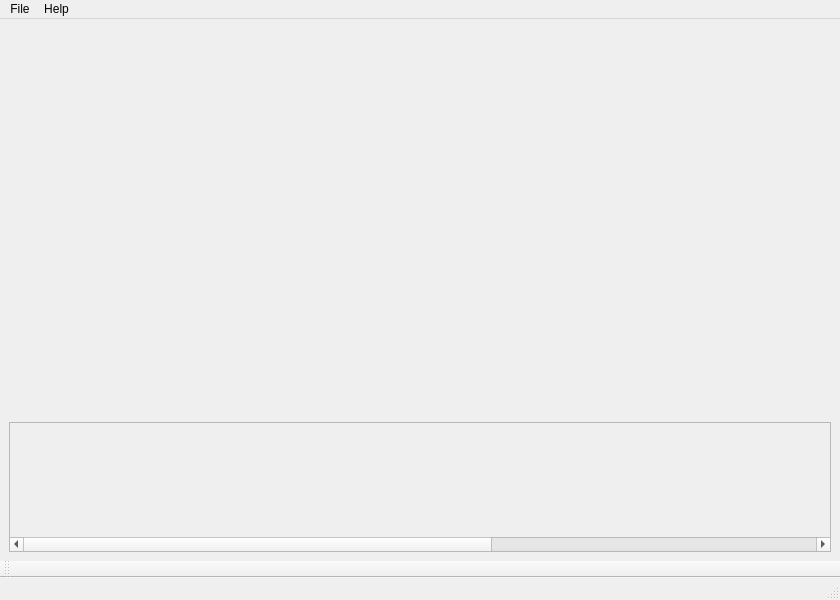
<?xml version="1.0" encoding="UTF-8"?>
<ui version="4.0">
 <class>MainWindow</class>
 <widget class="QMainWindow" name="MainWindow">
  <property name="geometry">
   <rect>
    <x>0</x>
    <y>0</y>
    <width>840</width>
    <height>600</height>
   </rect>
  </property>
  <property name="maximumSize">
   <size>
    <width>840</width>
    <height>600</height>
   </size>
  </property>
  <property name="windowTitle">
   <string>MainWindow</string>
  </property>
  <widget class="QWidget" name="centralwidget">
   <layout class="QVBoxLayout" name="verticalLayout_3">
    <item>
     <layout class="QVBoxLayout" name="verticalLayout">
      <item>
       <widget class="QLabel" name="foto_grande">
        <property name="minimumSize">
         <size>
          <width>0</width>
          <height>0</height>
         </size>
        </property>
        <property name="text">
         <string/>
        </property>
        <property name="scaledContents">
         <bool>false</bool>
        </property>
        <property name="alignment">
         <set>Qt::AlignmentFlag::AlignCenter</set>
        </property>
       </widget>
      </item>
      <item>
       <widget class="QScrollArea" name="scrollArea">
        <property name="maximumSize">
         <size>
          <width>16777215</width>
          <height>130</height>
         </size>
        </property>
        <property name="verticalScrollBarPolicy">
         <enum>Qt::ScrollBarPolicy::ScrollBarAlwaysOff</enum>
        </property>
        <property name="horizontalScrollBarPolicy">
         <enum>Qt::ScrollBarPolicy::ScrollBarAlwaysOn</enum>
        </property>
        <property name="widgetResizable">
         <bool>true</bool>
        </property>
        <property name="alignment">
         <set>Qt::AlignmentFlag::AlignCenter</set>
        </property>
        <widget class="QWidget" name="scrollAreaWidgetContents">
         <property name="geometry">
          <rect>
           <x>0</x>
           <y>0</y>
           <width>1392</width>
           <height>146</height>
          </rect>
         </property>
         <property name="styleSheet">
          <string notr="true"/>
         </property>
         <layout class="QVBoxLayout" name="verticalLayout_4">
          <item>
           <layout class="QHBoxLayout" name="horizontalLayout_2">
            <item>
             <widget class="ClickeableLabel" name="poke_1">
              <property name="minimumSize">
               <size>
                <width>100</width>
                <height>100</height>
               </size>
              </property>
              <property name="styleSheet">
               <string notr="true"/>
              </property>
              <property name="text">
               <string/>
              </property>
              <property name="pixmap">
               <pixmap>../../../../../Downloads/001.png</pixmap>
              </property>
              <property name="scaledContents">
               <bool>true</bool>
              </property>
             </widget>
            </item>
            <item>
             <widget class="ClickeableLabel" name="poke_2">
              <property name="minimumSize">
               <size>
                <width>100</width>
                <height>100</height>
               </size>
              </property>
              <property name="styleSheet">
               <string notr="true"/>
              </property>
              <property name="text">
               <string/>
              </property>
              <property name="pixmap">
               <pixmap>../../../../../Downloads/004.png</pixmap>
              </property>
              <property name="scaledContents">
               <bool>true</bool>
              </property>
             </widget>
            </item>
            <item>
             <widget class="ClickeableLabel" name="poke_3">
              <property name="minimumSize">
               <size>
                <width>100</width>
                <height>100</height>
               </size>
              </property>
              <property name="styleSheet">
               <string notr="true"/>
              </property>
              <property name="text">
               <string/>
              </property>
              <property name="pixmap">
               <pixmap>../../../../../Downloads/007.png</pixmap>
              </property>
              <property name="scaledContents">
               <bool>true</bool>
              </property>
             </widget>
            </item>
            <item>
             <widget class="ClickeableLabel" name="poke_4">
              <property name="minimumSize">
               <size>
                <width>100</width>
                <height>100</height>
               </size>
              </property>
              <property name="styleSheet">
               <string notr="true"/>
              </property>
              <property name="text">
               <string/>
              </property>
              <property name="pixmap">
               <pixmap>../../../../../Downloads/010.png</pixmap>
              </property>
              <property name="scaledContents">
               <bool>true</bool>
              </property>
             </widget>
            </item>
            <item>
             <widget class="ClickeableLabel" name="poke_5">
              <property name="minimumSize">
               <size>
                <width>100</width>
                <height>100</height>
               </size>
              </property>
              <property name="styleSheet">
               <string notr="true"/>
              </property>
              <property name="text">
               <string/>
              </property>
              <property name="pixmap">
               <pixmap>../../../../../Downloads/025.png</pixmap>
              </property>
              <property name="scaledContents">
               <bool>true</bool>
              </property>
             </widget>
            </item>
            <item>
             <widget class="ClickeableLabel" name="poke_6">
              <property name="minimumSize">
               <size>
                <width>100</width>
                <height>100</height>
               </size>
              </property>
              <property name="styleSheet">
               <string notr="true"/>
              </property>
              <property name="text">
               <string/>
              </property>
              <property name="pixmap">
               <pixmap>../../../../../Downloads/027.png</pixmap>
              </property>
              <property name="scaledContents">
               <bool>true</bool>
              </property>
             </widget>
            </item>
            <item>
             <widget class="ClickeableLabel" name="poke_7">
              <property name="minimumSize">
               <size>
                <width>100</width>
                <height>100</height>
               </size>
              </property>
              <property name="styleSheet">
               <string notr="true"/>
              </property>
              <property name="text">
               <string/>
              </property>
              <property name="pixmap">
               <pixmap>../../../../../Downloads/035.png</pixmap>
              </property>
              <property name="scaledContents">
               <bool>true</bool>
              </property>
             </widget>
            </item>
            <item>
             <widget class="ClickeableLabel" name="poke_8">
              <property name="minimumSize">
               <size>
                <width>100</width>
                <height>100</height>
               </size>
              </property>
              <property name="styleSheet">
               <string notr="true"/>
              </property>
              <property name="text">
               <string/>
              </property>
              <property name="pixmap">
               <pixmap>../../../../../Downloads/029.png</pixmap>
              </property>
              <property name="scaledContents">
               <bool>true</bool>
              </property>
             </widget>
            </item>
            <item>
             <widget class="ClickeableLabel" name="poke_9">
              <property name="minimumSize">
               <size>
                <width>100</width>
                <height>100</height>
               </size>
              </property>
              <property name="styleSheet">
               <string notr="true"/>
              </property>
              <property name="text">
               <string/>
              </property>
              <property name="pixmap">
               <pixmap>../../../../../Downloads/037.png</pixmap>
              </property>
              <property name="scaledContents">
               <bool>true</bool>
              </property>
             </widget>
            </item>
            <item>
             <widget class="ClickeableLabel" name="poke_10">
              <property name="minimumSize">
               <size>
                <width>100</width>
                <height>100</height>
               </size>
              </property>
              <property name="styleSheet">
               <string notr="true"/>
              </property>
              <property name="text">
               <string/>
              </property>
              <property name="pixmap">
               <pixmap>../../../../../Downloads/050.png</pixmap>
              </property>
              <property name="scaledContents">
               <bool>true</bool>
              </property>
             </widget>
            </item>
            <item>
             <widget class="ClickeableLabel" name="poke_11">
              <property name="minimumSize">
               <size>
                <width>100</width>
                <height>100</height>
               </size>
              </property>
              <property name="styleSheet">
               <string notr="true"/>
              </property>
              <property name="text">
               <string/>
              </property>
              <property name="pixmap">
               <pixmap>../../../../../Downloads/054.png</pixmap>
              </property>
              <property name="scaledContents">
               <bool>true</bool>
              </property>
             </widget>
            </item>
            <item>
             <widget class="ClickeableLabel" name="poke_12">
              <property name="minimumSize">
               <size>
                <width>100</width>
                <height>100</height>
               </size>
              </property>
              <property name="styleSheet">
               <string notr="true"/>
              </property>
              <property name="text">
               <string/>
              </property>
              <property name="pixmap">
               <pixmap>../../../../../Downloads/058.png</pixmap>
              </property>
              <property name="scaledContents">
               <bool>true</bool>
              </property>
             </widget>
            </item>
            <item>
             <widget class="ClickeableLabel" name="poke_13">
              <property name="minimumSize">
               <size>
                <width>100</width>
                <height>100</height>
               </size>
              </property>
              <property name="styleSheet">
               <string notr="true"/>
              </property>
              <property name="text">
               <string/>
              </property>
              <property name="pixmap">
               <pixmap>../../../../../Downloads/066.png</pixmap>
              </property>
              <property name="scaledContents">
               <bool>true</bool>
              </property>
             </widget>
            </item>
           </layout>
          </item>
          <item>
           <spacer name="horizontalSpacer">
            <property name="orientation">
             <enum>Qt::Orientation::Horizontal</enum>
            </property>
            <property name="sizeHint" stdset="0">
             <size>
              <width>40</width>
              <height>20</height>
             </size>
            </property>
           </spacer>
          </item>
         </layout>
        </widget>
       </widget>
      </item>
     </layout>
    </item>
   </layout>
  </widget>
  <widget class="QMenuBar" name="menubar">
   <property name="geometry">
    <rect>
     <x>0</x>
     <y>0</y>
     <width>840</width>
     <height>33</height>
    </rect>
   </property>
   <widget class="QMenu" name="menuFile">
    <property name="title">
     <string>File</string>
    </property>
    <addaction name="actionGuardar"/>
    <addaction name="actionCargar"/>
   </widget>
   <widget class="QMenu" name="menuHelp">
    <property name="title">
     <string>Help</string>
    </property>
    <addaction name="actionAbout"/>
   </widget>
   <addaction name="menuFile"/>
   <addaction name="menuHelp"/>
  </widget>
  <widget class="QStatusBar" name="statusbar"/>
  <widget class="QToolBar" name="toolBar">
   <property name="windowTitle">
    <string>toolBar</string>
   </property>
   <attribute name="toolBarArea">
    <enum>BottomToolBarArea</enum>
   </attribute>
   <attribute name="toolBarBreak">
    <bool>false</bool>
   </attribute>
  </widget>
  <action name="actionGuardar">
   <property name="text">
    <string>Open Folder</string>
   </property>
  </action>
  <action name="actionCargar">
   <property name="text">
    <string>Print Image</string>
   </property>
  </action>
  <action name="actionAbout">
   <property name="text">
    <string>About</string>
   </property>
  </action>
 </widget>
 <customwidgets>
  <customwidget>
   <class>ClickeableLabel</class>
   <extends>QLabel</extends>
   <header>etiqueta_clicable</header>
  </customwidget>
 </customwidgets>
 <resources/>
 <connections/>
</ui>
